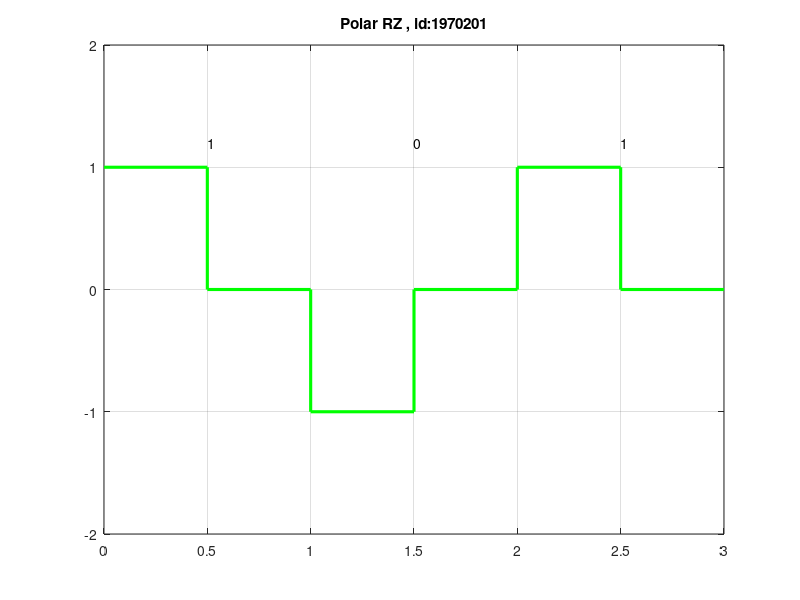

The MATLAB script that drew this image:
Id = input('Enter your id: ');%taking my id as input

bi = de2bi(Id); %id converted to binary

bi = fliplr(bi) %flipping the array value left to right

n = length(bi); %length of the binary value

x = [];
y = [];

for i=1:n
    
    x=[x i-1 i-1+0.5 i-1+0.5 i];
    
    if(bi(i)==1)
        
        y=[y 1 1 0 0];
        
    else
        
        y=[y -1 -1 0 0];
        
    end
end

plot(x,y,'g','LineWidth',2.25),axis([0,n,-2,2]);

xAxis = 0;

yAxis = 1.2;

bi = dec2bin(Id);

for i=1:n
    xAxis = i - 0.5;
    text(xAxis,yAxis,bi(i));
end

title('Polar RZ , id:1970201');

grid on;